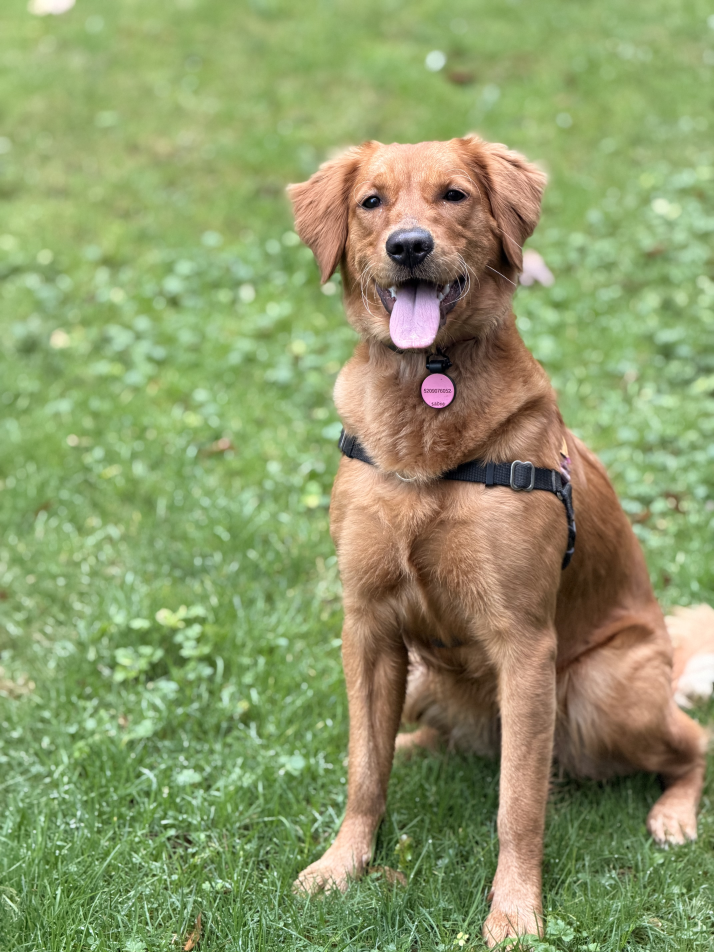
#> input picture .claude/skills/last30days/assets/dog-original.jpeg, 4284 x 5712 px, given in place of series-01.png, which was not available (shown at 1/6 size)
$ python build_story_frames.py ../../../../../.claude/skills/last30days/assets out.png
#> lines starting #> are read from the running program, lines starting #| are printed output that depends on the picture; pictures that were not available may be replaced by others from this repository, and a replacement may not be noted
"""Adapt 4:5 cards (1080x1350 @2x) -> 9:16 story frames (1080x1920 @2x) with NO horizontal crop.
Each card is centered; top/bottom bands are filled with the card's own edge color (seamless),
so Telegram shows the full card width with nothing cut off. Safe-zone aware (Telegram overlays
~top header + bottom reply area land on the empty bands, never on content)."""
import sys, io, os
sys.stdout = io.TextIOWrapper(sys.stdout.buffer, encoding='utf-8')

# --- early --help guard (added 2026-08-19): must work with no keys/network ---
if __name__ == '__main__' and ('-h' in sys.argv[1:] or '--help' in sys.argv[1:]):
    print(__doc__ or '')
    print('Usage:')
    print('python build_story_frames.py [src_png_dir] [out_dir]   # по умолчанию ./png -> ./story_png')
    raise SystemExit(0)
# --- end guard ---
from PIL import Image, ImageFilter
import numpy as np
LANCZOS = getattr(Image, 'Resampling', Image).LANCZOS

# CWD-relative by default (matches render_cards.py output ./png); override via argv.


# Работа — в main(), под `if __name__ == "__main__"`. На верхнем уровне модуля
# только определения: импорт этого файла (линтер с исполнением, автодополнение
# в редакторе, `python -c "import ..."`) не должен ничего запускать и писать.
def main():
    SRC = sys.argv[1] if len(sys.argv) > 1 else os.path.join(os.getcwd(), 'png')
    OUT = sys.argv[2] if len(sys.argv) > 2 else os.path.join(os.getcwd(), 'story_png')
    os.makedirs(OUT, exist_ok=True)

    TARGET_W = 2160          # 1080 @2x
    TARGET_H = 3840          # 1920 @2x (9:16)


    def edge_color(arr, top=True):
        """Median color of the outermost rows — the card's own background at that edge."""
        rows = arr[2:14, :, :3] if top else arr[-14:-2, :, :3]
        med = np.median(rows.reshape(-1, 3), axis=0)
        return tuple(int(x) for x in med)


    for i in range(1, 10):
        p = f'{SRC}/series-{i:02d}.png'
        im = Image.open(p).convert('RGB')
#> im is the input picture: PIL image 4284x5712 RGB; mean R, G, B 141.6, 153.7, 105.4
        w, h = im.size
#> w = 4284; h = 5712
        # normalize card width to TARGET_W (preserve aspect)
        if w != TARGET_W:
            nh = round(h * TARGET_W / w)
#> nh = 2880
            im = im.resize((TARGET_W, nh), LANCZOS)
#> im: PIL image 2160x2880 RGB
            w, h = TARGET_W, nh
#> w = 2160; h = 2880
        arr = np.asarray(im)
        top_c, bot_c = edge_color(arr, True), edge_color(arr, False)
#> in edge_color, `med = np.median(rows.reshape(-1, 3), axis=0)`: med = [155, 184, 117]
#> top_c = (155, 184, 117); bot_c = (107, 140, 85)

        y = (TARGET_H - h) // 2
#> y = 480
        if y < 0:  # card taller than frame -> scale down to fit height
            scale = TARGET_H / h
            im = im.resize((round(w * scale), TARGET_H), LANCZOS)
            w, h = im.size
            canvas = Image.new('RGB', (TARGET_W, TARGET_H), top_c)
            canvas.paste(im, ((TARGET_W - w) // 2, 0))
        else:
            canvas = Image.new('RGB', (TARGET_W, TARGET_H), top_c)
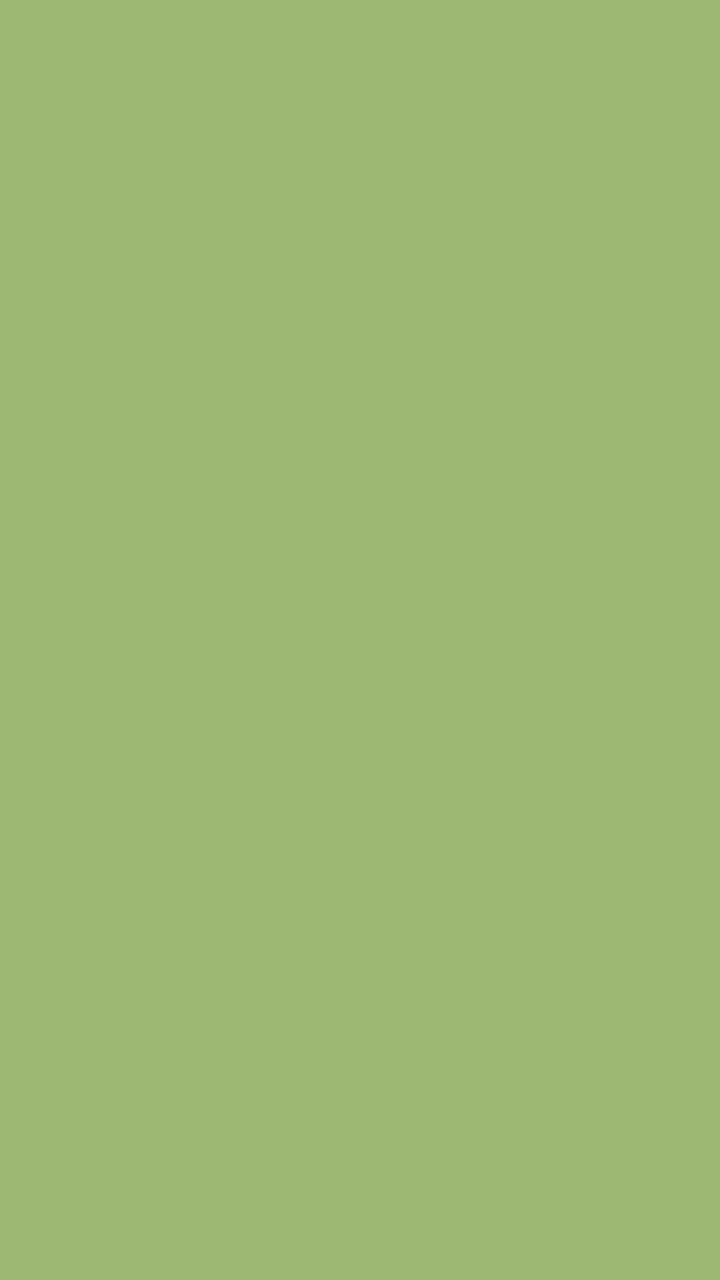
#> canvas: PIL image 2160x3840 RGB (shown at 1/3 size); mean R, G, B 155, 184, 117
            # seamless bands: stretch the card's edge rows to fill, then soften streaks
            if y > 0:
                top_band = im.crop((0, 0, w, 8)).resize((w, y), LANCZOS).filter(ImageFilter.GaussianBlur(14))
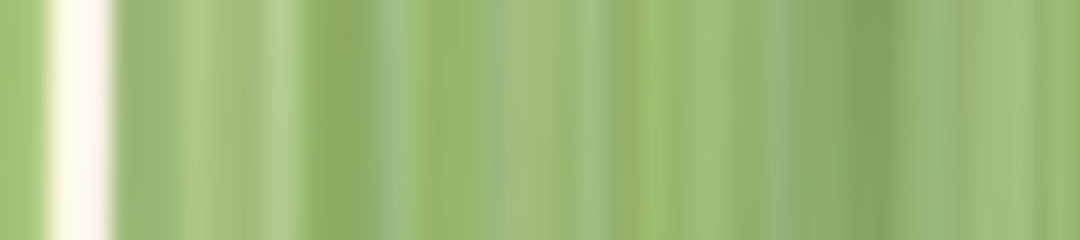
#> top_band: PIL image 2160x480 RGB (shown at 1/2 size); mean R, G, B 160.7, 186.9, 123.7
                canvas.paste(top_band, (0, 0))
                bot_h = TARGET_H - (y + h)
#> bot_h = 480
                bot_band = im.crop((0, h - 8, w, h)).resize((w, bot_h), LANCZOS).filter(ImageFilter.GaussianBlur(14))
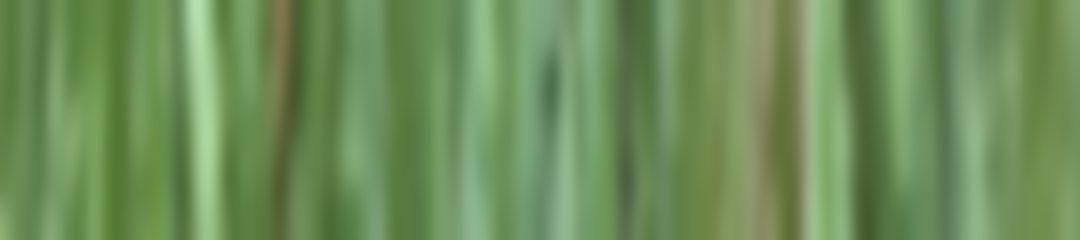
#> bot_band: PIL image 2160x480 RGB (shown at 1/2 size); mean R, G, B 109.8, 142.5, 89.8
                canvas.paste(bot_band, (0, y + h))
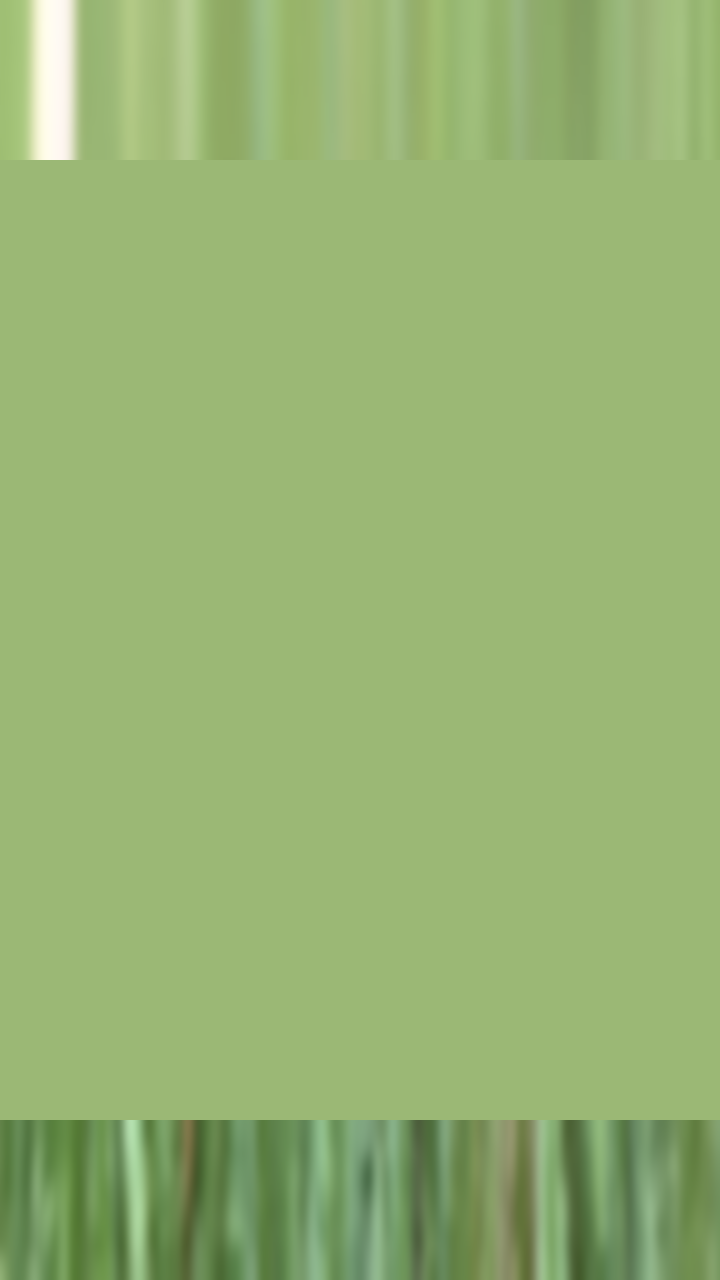
#> canvas: PIL image 2160x3840 RGB (shown at 1/3 size); mean R, G, B 150.1, 179.2, 114.4
            canvas.paste(im, (0, y))
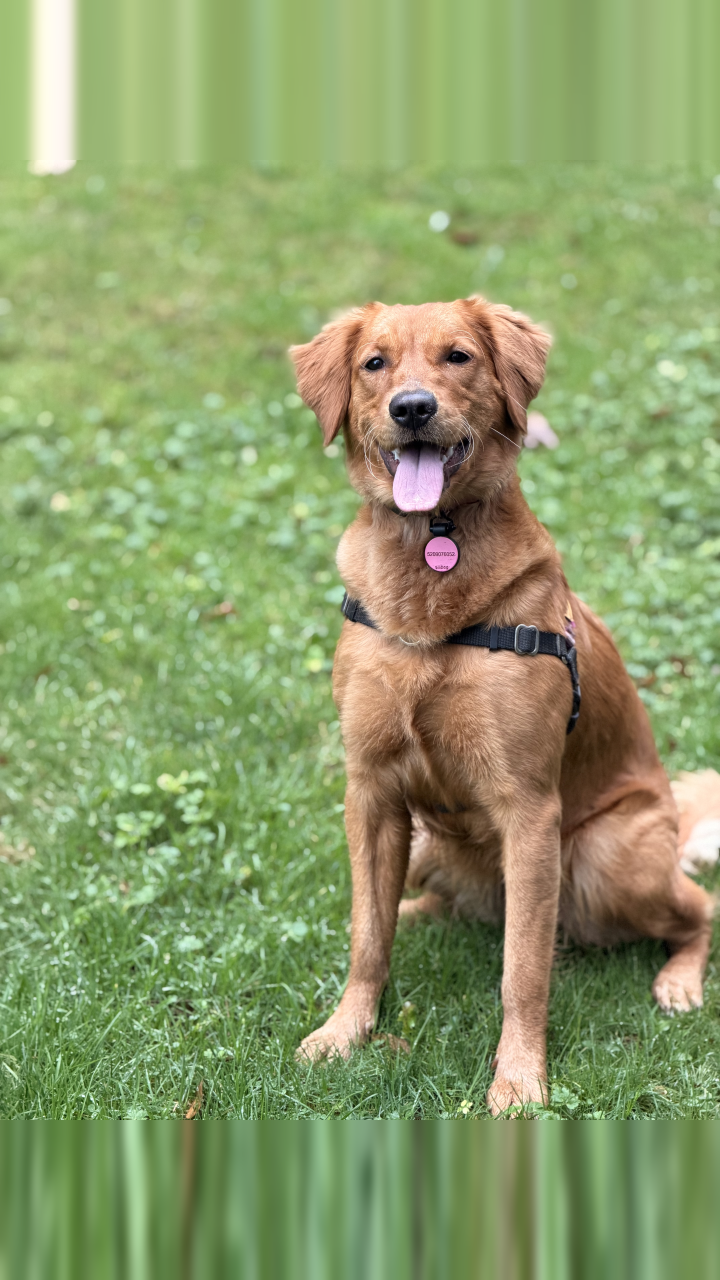
#> canvas: PIL image 2160x3840 RGB (shown at 1/3 size); mean R, G, B 140, 156.4, 105.7
        canvas.save(f'{OUT}/story-{i:02d}.png')
        print(f'story-{i:02d}: card {w}x{h} -> {TARGET_W}x{TARGET_H}  top{top_c} bot{bot_c}', flush=True)
#> pass 2 of the loop in main, `for i in range(1, 10):`:
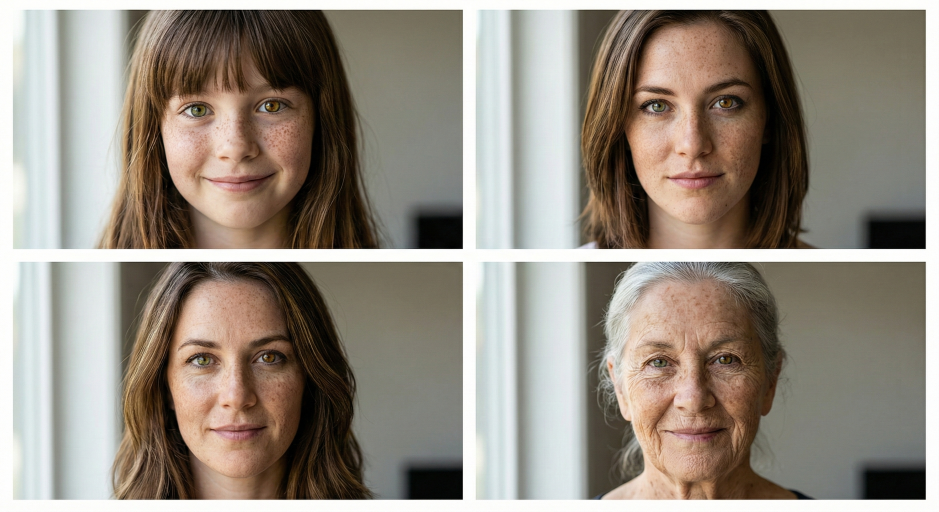
#> input picture .claude/skills/last30days/assets/aging-portrait.jpeg, 2816 x 1536 px, given in place of series-02.png, which was not available (shown at 1/3 size)
#> in main, im is the input picture: PIL image 2816x1536 RGB; mean R, G, B 147.8, 139, 128
#> im: PIL image 2160x1178 RGB
#> top_c = (254, 254, 252); bot_c = (253, 253, 251)
#> top_band: PIL image 2160x1331 RGB
#> bot_band: PIL image 2160x1331 RGB
#> in main, `canvas.paste(im, (0, y))`:
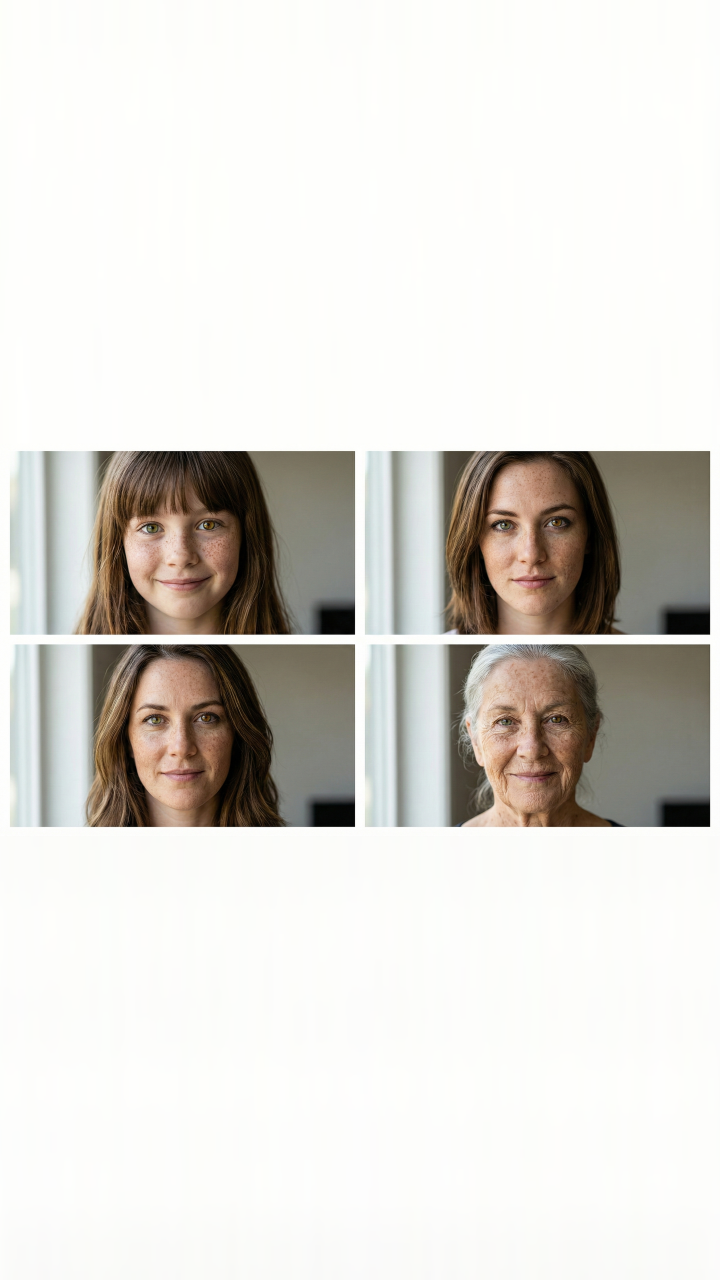
#> canvas: PIL image 2160x3840 RGB (shown at 1/3 size); mean R, G, B 220.9, 218.2, 213.4

    print('DONE -> story_png/')


if __name__ == "__main__":
#> (the run stopped early here; a loop or call above may not have finished)
